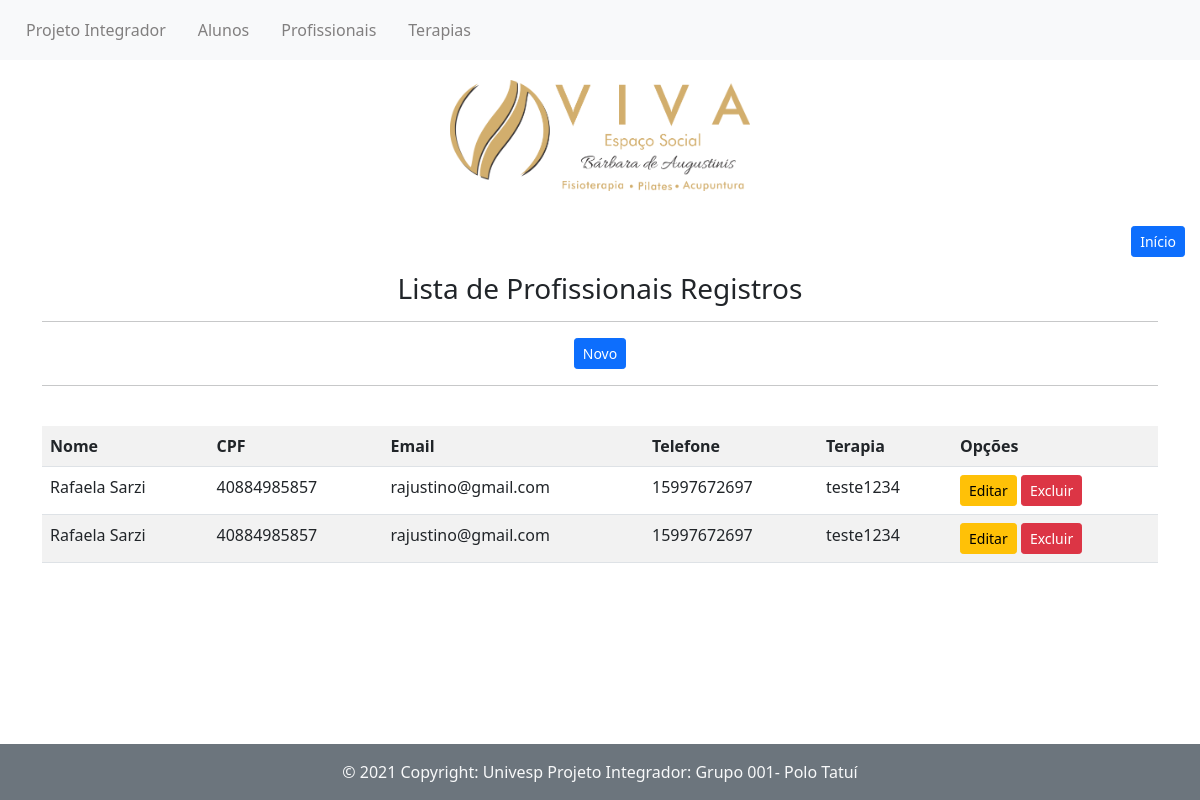
Page /listar/profissional/ on the earlier database version.
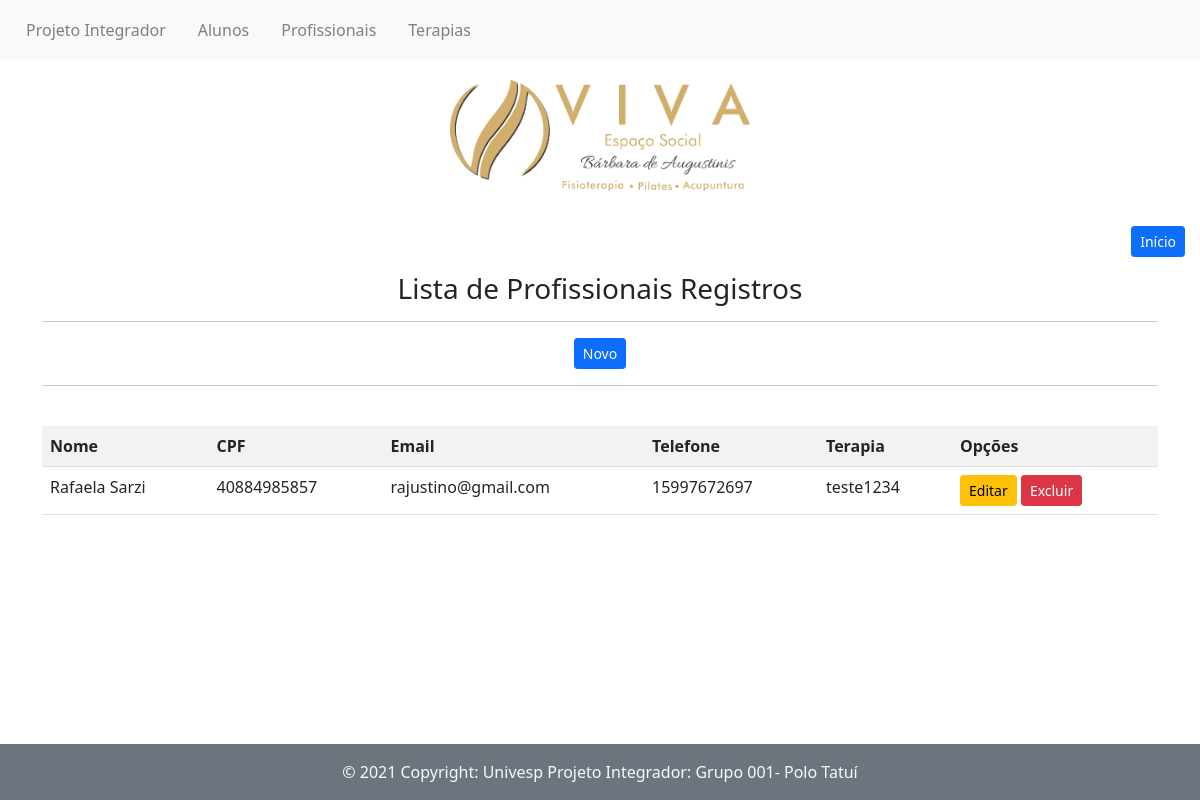
Same page on the later database version.
### paginas/models.py (models this page shows, shortened)
class CadastroProfissional(models.Model):
    nome = models.CharField(max_length=155)
    cpf = models.IntegerField()
    email = models.EmailField(max_length=155)
    telefone = models.IntegerField()
    terapia = models.CharField(max_length=155)

### paginas/views.py (the view)
# urls.py: path('listar/profissional/', ProfissionalList.as_view(),
class ProfissionalList(ListView):
    template_name = 'paginas/listas/professores.html'
    model = CadastroProfissional

### paginas/templates/paginas/listas/professores.html
{% extends 'paginas/modelo.html' %}
{% load static %}
{% block conteudo %}
<div class="btn-inicio">
  <a href="{% url 'index'%}" class="btn btn-primary btn-sm">Início</a>
  </div>
<div class="container">
<h3>Lista de Profissionais Registros</h3>
<hr>
<a href="{% url 'cadastrar-professor'%}" class="btn btn-primary btn-sm">Novo</a>
<hr>
<br>
<div class="table-responsive">
  <table class="table table-striped">
    <tr>
      <th>Nome</th>
      <th>CPF</th>
      <th>Email</th>
      <th>Telefone</th>
      <th>Terapia</th>
      <th>Opções</th>
    </tr>
    {% for professores in object_list %}
    <tr>
      <td>{{professores.nome}}</td>
      <td>{{professores.cpf}}</td>
      <td>{{professores.email}}</td>
      <td>{{professores.telefone}}</td>
      <td>{{professores.terapia}}</td>
      <td>
        <a href="{% url 'editar-profissional' professores.pk %}" class="btn btn-warning btn-sm">Editar</a>
        <a href="{% url 'excluir-profissional' professores.pk %}" class="btn btn-danger btn-sm">Excluir</a>
      </td>
    </tr>
    {% empty %}
    <tr>
      <td colspan="6">Nenhum aluno registrado.</td>
    </tr>
    {% endfor %}
  </table>
</div>
</div>
{% endblock %}

Differences in the rows shown:
removed CadastroProfissional: nome "Rafaela Sarzi", cpf "40884985857", email "rajustino@gmail.com", telefone "15997672697", terapia "teste1234"
